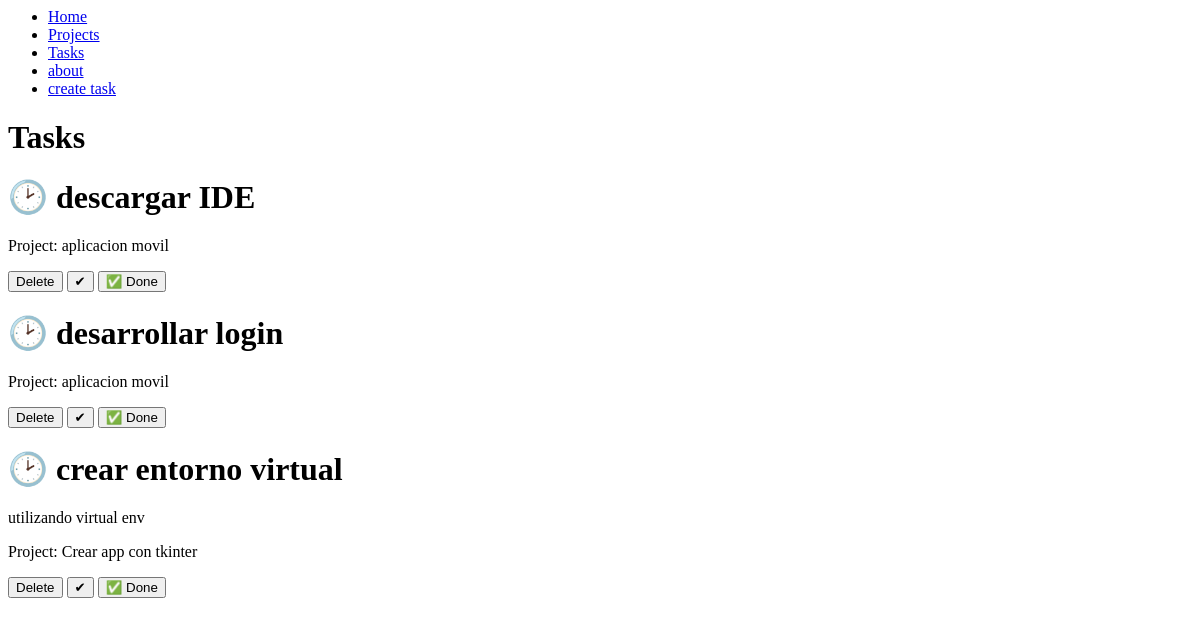
/tasks/, run on an earlier commit of the app's database.
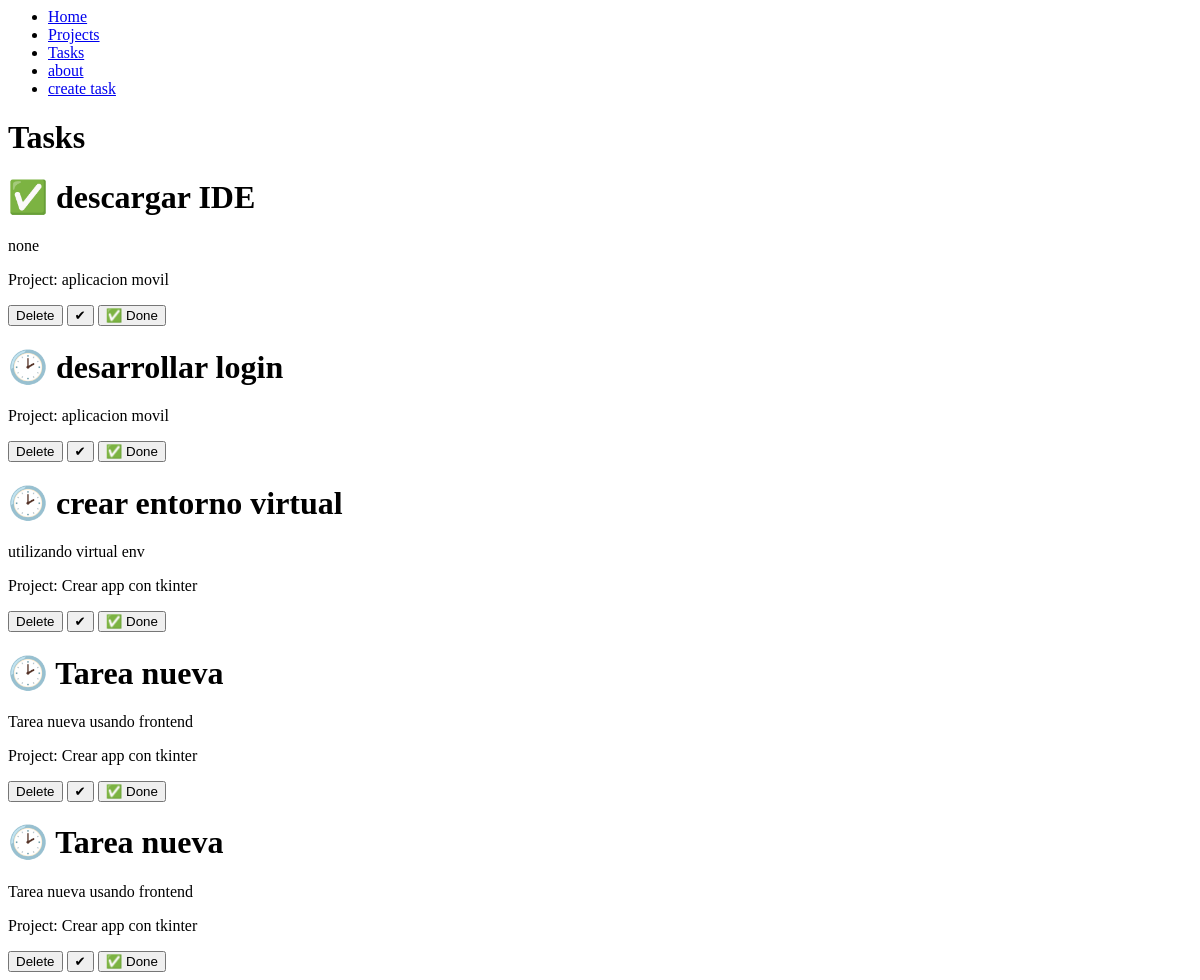
And on a later commit of the database.
### myapp/models.py (models this page shows, shortened)
class Task(models.Model):
    title = models.CharField(max_length=200)
    description = models.TextField(max_length=200) # creamos campo más extenso que charfield
    project = models.ForeignKey(Project, on_delete=models.CASCADE) # relacion con la tabla de Project
    done = models.BooleanField(default = False)

class Project(models.Model):
    name = models.CharField(max_length=200)

### myapp/views.py (the view)
# urls.py: path('tasks/', views.tasks),
def tasks(request): # le puedo pasar el parametro title o id para que busque por el moemnto no quiero eso
    tasks = Task.objects.all()
    return render(request, "tasks.html",
                  {
                      'tasks': tasks
                  })

### myapp/templates/tasks.html
{% extends 'layouts/base.html' %}
{% block content %}
<h1>Tasks</h1>
{% for task in tasks %}
<div>
<h1>{% if task.done == False %} &#x1F551; {% else %} &#x2705; {% endif %}  {{task.title}}</h1>
<p>{{task.description}}</p>
<p>Project: {{task.project.name}}</p>
<button>
    Delete
</button>
<button >
    ✔
</button>
<button>
    &#x2705; Done
</button>
</div>
{% endfor %}
{% endblock %}

### myapp/templates/layouts/base.html
<nav>
    <ul>
        <li>
            <a href="/">Home</a>
        </li>
        <li>
            <a href="/projects">Projects</a>
        </li>
        <li>
            <a href="/tasks">Tasks</a>
        </li>
        <li>
            <a href="/about">about</a>
        </li>
        <li>
            <a href="/create_task">create task</a>
        </li>
    </ul>
</nav>
{% block content %}
{% endblock %}

What changed in the data, as far as the page shows it:
changed Task "descargar IDE": description (not shown) → "none"; done "🕑" → "✅"
added Task: title "Tarea nueva", description "Tarea nueva usando frontend", project.name "Crear app con tkinter"
added Task: title "Tarea nueva", description "Tarea nueva usando frontend", project.name "Crear app con tkinter"
